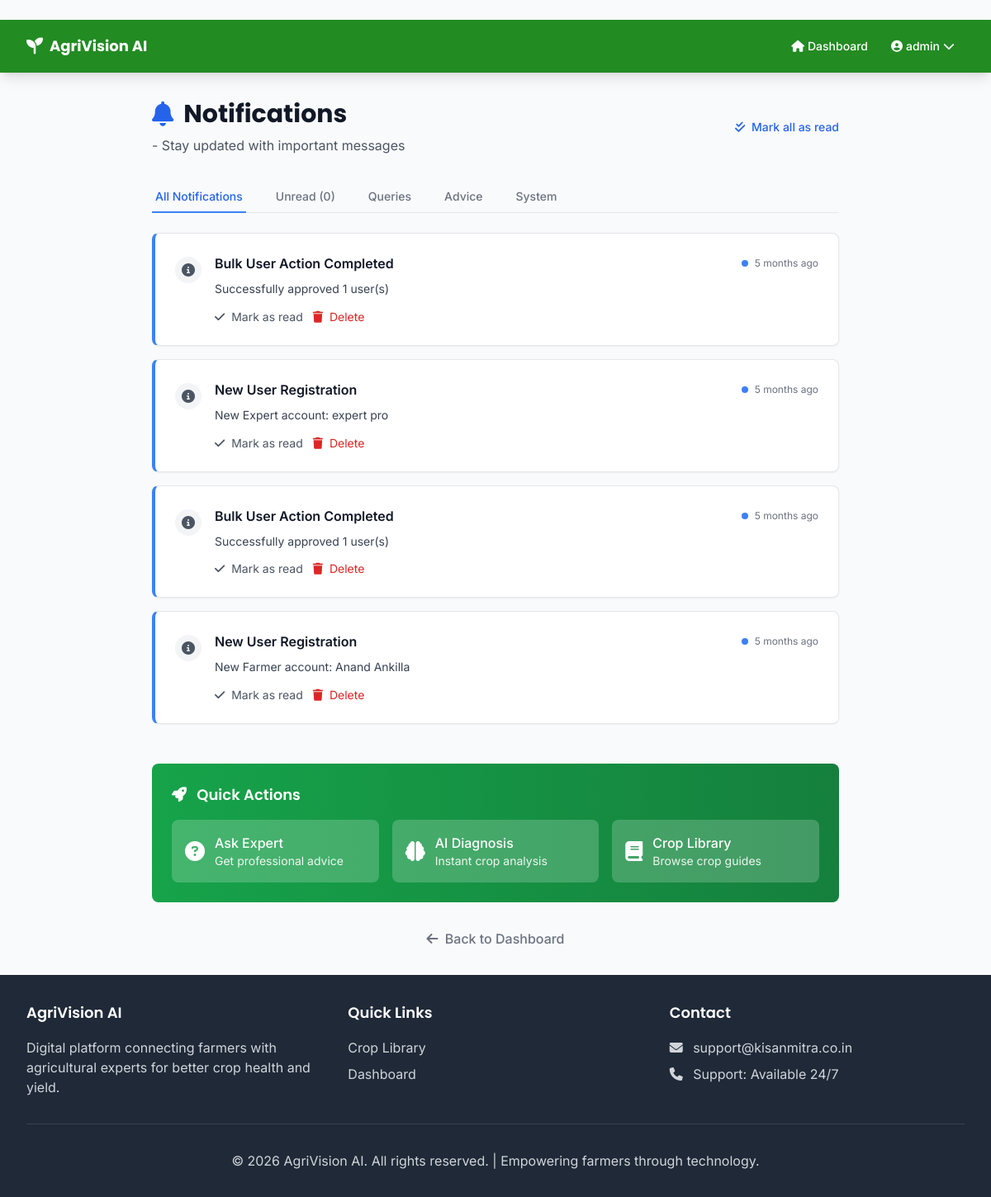
/notifications/ (signed in), run on the app's committed database.
### core/models.py (models this page shows, shortened)
class User(AbstractUser):
    USER_TYPE_CHOICES = [
        ('farmer', _('Farmer')),
        ('expert', _('Expert')),
        ('admin', _('Administrator')),
    ]
    user_type = models.CharField(
        max_length=10,
        choices=USER_TYPE_CHOICES,
        default='farmer',
        help_text=_('Type of user: Farmer, Expert, or Administrator')
    )
    phone_number = models.CharField(
        max_length=15,
        blank=True,
        null=True,
        help_text=_('Contact phone number')
    )
    address = models.TextField(
        blank=True,
        null=True,
        help_text=_('Physical address')
    )
    city = models.CharField(
        max_length=100,
        blank=True,
        null=True,
        help_text=_("City for weather forecast, e.g., Hyderabad")
    )
    badges = models.JSONField(
        default=list,
        blank=True,
        help_text=_('Badges earned by the user')
    )
    created_at = models.DateTimeField(auto_now_add=True)
    updated_at = models.DateTimeField(auto_now=True)
    @property
    def is_farmer(self):
        return self.user_type == 'farmer'
    @property
    def is_expert(self):
        return self.user_type == 'expert'

class Notification(models.Model):
    NOTIFICATION_TYPES = [
        ('advice_received', 'Advice Received'),
        ('query_answered', 'Query Answered'),
        ('account_activated', 'Account Activated'),
        ('new_query', 'New Query Available'),
    ]
    user = models.ForeignKey(
        User,
        on_delete=models.CASCADE,
        related_name='notifications',
        help_text='User to receive the notification'
    )
    notification_type = models.CharField(
        max_length=20,
        choices=NOTIFICATION_TYPES,
        help_text='Type of notification'
    )
    title = models.CharField(
        max_length=200,
        help_text='Notification title'
    )
    message = models.TextField(
        help_text='Notification message content'
    )
    is_read = models.BooleanField(
        default=False,
        help_text='Whether the notification has been read'
    )
    created_at = models.DateTimeField(auto_now_add=True)
    class Meta:
        ordering = ['-created_at']

### core/views.py (the view)
# urls.py: path('', views.NotificationListView.as_view(), name='notification_list'),
class NotificationListView(LoginRequiredMixin, ListView):
    model = Notification
    template_name = 'notifications/list.html'
    context_object_name = 'notifications'
    paginate_by = 20
    def get_queryset(self):
        return self.request.user.notifications.all()
    def get_context_data(self, **kwargs):
        context = super().get_context_data(**kwargs)
        context['page_title'] = 'Notifications - सूचनाएं'
        return context

### templates/notifications/list.html (shortened to what this page needs)
﻿{% extends 'base.html' %}
{% block content %}
<div class="max-w-4xl mx-auto px-4 sm:px-6 lg:px-8 py-8">
    <div class="mb-8">
        <div class="flex items-center justify-between">
            <div>
                <h1 class="font-heading font-bold text-3xl text-gray-900 flex items-center">
                    <i class="fas fa-bell mr-3 text-blue-600"></i>
                    Notifications
                </h1>
                <p class="text-gray-600 mt-2"> - Stay updated with important messages</p>
            </div>
            <div class="flex items-center space-x-4">
                <button onclick="markAllAsRead()"
                        class="text-blue-600 hover:text-blue-700 font-medium text-sm">
                    <i class="fas fa-check-double mr-1"></i>
                    Mark all as read
                </button>
            </div>
        </div>
    </div>
    <div class="mb-6">
        <div class="border-b border-gray-200">
            <nav class="-mb-px flex space-x-8">
                <button onclick="filterNotifications('all')"
                        class="filter-tab active border-b-2 border-blue-500 text-blue-600 py-2 px-1 text-sm font-medium">
                    All Notifications
                </button>
                <button onclick="filterNotifications('unread')"
                        class="filter-tab border-b-2 border-transparent text-gray-500 hover:text-gray-700 hover:border-gray-300 py-2 px-1 text-sm font-medium">
                    Unread ({{ notifications.unread|length|default:0 }})
                </button>
                <button onclick="filterNotifications('query')"
                        class="filter-tab border-b-2 border-transparent text-gray-500 hover:text-gray-700 hover:border-gray-300 py-2 px-1 text-sm font-medium">
                    Queries
                </button>
                <button onclick="filterNotifications('advice')"
                        class="filter-tab border-b-2 border-transparent text-gray-500 hover:text-gray-700 hover:border-gray-300 py-2 px-1 text-sm font-medium">
                    Advice
                </button>
                <button onclick="filterNotifications('system')"
                        class="filter-tab border-b-2 border-transparent text-gray-500 hover:text-gray-700 hover:border-gray-300 py-2 px-1 text-sm font-medium">
                    System
                </button>
            </nav>
        </div>
    </div>
    {% if notifications %}
        <div class="space-y-4" id="notifications-list">
            {% for notification in notifications %}
                <div class="notification-item bg-white rounded-lg shadow-sm border {% if not notification.is_read %}border-l-4 border-l-blue-500 bg-blue-50{% else %}border-gray-200{% endif %} overflow-hidden"
                     data-type="{{ notification.notification_type }}"
                     data-read="{{ notification.is_read|yesno:'true,false' }}">
                    <div class="p-6">
                        <div class="flex items-start justify-between">
                            <div class="flex items-start space-x-4 flex-1">
                                <div class="flex-shrink-0 mt-1">
                                    {% if notification.notification_type == 'query_response' %}
                                        <div class="bg-green-100 rounded-full p-2">
                                            <i class="fas fa-reply text-green-600"></i>
                                        </div>
                                    {% elif notification.notification_type == 'new_query' %}
                                        <div class="bg-blue-100 rounded-full p-2">
                                            <i class="fas fa-question-circle text-blue-600"></i>
                                        </div>
                                    {% elif notification.notification_type == 'system' %}
                                        <div class="bg-purple-100 rounded-full p-2">
                                            <i class="fas fa-cog text-purple-600"></i>
                                        </div>
                                    {% elif notification.notification_type == 'ai_diagnosis' %}
                                        <div class="bg-amber-100 rounded-full p-2">
                                            <i class="fas fa-brain text-amber-600"></i>
                                        </div>
                                    {% else %}
                                        <div class="bg-gray-100 rounded-full p-2">
                                            <i class="fas fa-info-circle text-gray-600"></i>
                                        </div>
                                    {% endif %}
                                </div>
                                <div class="flex-1 min-w-0">
                                    <div class="flex items-center justify-between mb-2">
                                        <h3 class="font-semibold text-gray-900 {% if not notification.is_read %}font-bold{% endif %}">
                                            {{ notification.title }}
                                        </h3>
                                        <div class="flex items-center space-x-2">
                                            {% if not notification.is_read %}
                                                <span class="w-2 h-2 bg-blue-500 rounded-full"></span>
                                            {% endif %}
                                            <span class="text-xs text-gray-500">
                                                {{ notification.created_at|timesince }} ago
                                            </span>
                                        </div>
                                    </div>
                                    <p class="text-gray-700 text-sm leading-relaxed mb-3">
                                        {{ notification.message }}
                                    </p>
                                    <div class="flex items-center space-x-3">
                                        {% if not notification.is_read %}
                                            <button onclick="markAsRead({{ notification.id }})"
                                                    class="text-gray-600 hover:text-gray-700 text-sm">
                                                <i class="fas fa-check mr-1"></i>
                                                Mark as read
                                            </button>
                                        {% endif %}
                                        <button onclick="deleteNotification({{ notification.id }})"
                                                class="text-red-600 hover:text-red-700 text-sm">
                                            <i class="fas fa-trash mr-1"></i>
                                            Delete
                                        </button>
                                    </div>
                                </div>
                            </div>
                        </div>
                    </div>
                </div>
            {% endfor %}
        </div>
    {% endif %}
    <div class="mt-12 bg-gradient-to-r from-green-600 to-green-700 rounded-lg p-6 text-white">
        <h3 class="font-heading font-semibold text-lg mb-4">
            <i class="fas fa-rocket mr-2"></i>
            Quick Actions
        </h3>
        <div class="grid grid-cols-1 md:grid-cols-3 gap-4">
            <a href="{% url 'core:create_query' %}"
               class="bg-white bg-opacity-20 rounded-lg p-4 hover:bg-opacity-30 transition duration-300">
                <div class="flex items-center">
                    <i class="fas fa-question-circle text-2xl mr-3"></i>
                    <div>
                        <h4 class="font-medium">Ask Expert</h4>
                        <p class="text-sm opacity-90">Get professional advice</p>
                    </div>
                </div>
            </a>
            <a href="{% url 'core:ai_diagnose' %}"
               class="bg-white bg-opacity-20 rounded-lg p-4 hover:bg-opacity-30 transition duration-300">
                <div class="flex items-center">
                    <i class="fas fa-brain text-2xl mr-3"></i>
                    <div>
                        <h4 class="font-medium">AI Diagnosis</h4>
                        <p class="text-sm opacity-90">Instant crop analysis</p>
                    </div>
                </div>
            </a>
            <a href="{% url 'core:crop_library' %}"
               class="bg-white bg-opacity-20 rounded-lg p-4 hover:bg-opacity-30 transition duration-300">
                <div class="flex items-center">
                    <i class="fas fa-book text-2xl mr-3"></i>
                    <div>
                        <h4 class="font-medium">Crop Library</h4>
                        <p class="text-sm opacity-90">Browse crop guides</p>
                    </div>
                </div>
            </a>
        </div>
    </div>
    <div class="mt-8 text-center">
        <a href="{% url 'core:dashboard' %}"
           class="text-gray-500 hover:text-gray-700 font-medium">
            <i class="fas fa-arrow-left mr-1"></i>
            Back to Dashboard
        </a>
    </div>
</div>
{% endblock %}

### templates/base.html (shortened to what this page needs)
{% load i18n %}
<!DOCTYPE html>
<html lang="en">
<head>
    <script src="https://cdn.tailwindcss.com"></script>
    <link rel="stylesheet" href="https://cdnjs.cloudflare.com/ajax/libs/font-awesome/6.4.0/css/all.min.css">
</head>
<body class="font-body bg-gray-50 min-h-screen">
    {% if user.is_authenticated %}
        <nav class="bg-kisan-green shadow-lg">
            <div class="max-w-7xl mx-auto px-4 sm:px-6 lg:px-8">
                <div class="flex justify-between h-16">
                    <div class="flex items-center min-w-0 flex-1">
                        <div class="flex-shrink-0 flex items-center">
                            <i class="fas fa-seedling text-white text-xl mr-2"></i>
                            <span class="font-heading font-bold text-white text-lg whitespace-nowrap">
                                {% if user.is_farmer %}
                                    Farmer Portal
                                {% elif user.is_expert %}
                                    Expert Center
                                {% else %}
                                    AgriVision AI
                                {% endif %}
                            </span>
                        </div>
                    </div>
                    <div class="hidden lg:flex items-center space-x-1">
                        <a href="{% url 'core:dashboard' %}" class="text-white hover:text-kisan-wheat px-3 py-2 rounded-md text-sm font-medium">
                            <i class="fas fa-home mr-1"></i>{% trans "Dashboard" %}
                        </a>
                        <div class="relative group">
                            <button class="text-white hover:text-kisan-wheat px-3 py-2 rounded-md text-sm font-medium flex items-center">
                                <i class="fas fa-user-circle mr-1"></i>
                                {{ user.first_name|default:user.username|truncatechars:8 }}
                                <i class="fas fa-chevron-down ml-1"></i>
                            </button>
                        </div>
                    </div>
                </div>
            </div>
        </nav>
    {% endif %}
    <main>
        {% block content %}{% endblock %}
    </main>
    <footer class="bg-gray-800 text-white py-8 mt-auto">
        <div class="max-w-7xl mx-auto px-4 sm:px-6 lg:px-8">
            <div class="grid grid-cols-1 md:grid-cols-3 gap-8">
                <div>
                    <h3 class="font-heading font-semibold text-lg mb-4">{% trans "AgriVision AI" %}</h3>
                    <p class="text-gray-300">{% trans "Digital platform connecting farmers with agricultural experts for better crop health and yield." %}</p>
                </div>
                <div>
                    <h3 class="font-heading font-semibold text-lg mb-4">{% trans "Quick Links" %}</h3>
                    <ul class="space-y-2 text-gray-300">
                        <li><a href="{% url 'core:crop_library' %}" class="hover:text-white">{% trans "Crop Library" %}</a></li>
                        {% if user.is_authenticated %}
                            <li><a href="{% url 'core:dashboard' %}" class="hover:text-white">{% trans "Dashboard" %}</a></li>
                        {% else %}
                            <li><a href="{% url 'core:login' %}" class="hover:text-white">{% trans "Login" %}</a></li>
                            <li><a href="{% url 'core:signup' %}" class="hover:text-white">{% trans "Register" %}</a></li>
                        {% endif %}
                    </ul>
                </div>
                <div>
                    <h3 class="font-heading font-semibold text-lg mb-4">{% trans "Contact" %}</h3>
                    <p class="text-gray-300">
                        <i class="fas fa-envelope mr-2"></i>
                        support@kisanmitra.co.in
                    </p>
                    <p class="text-gray-300 mt-2">
                        <i class="fas fa-phone mr-2"></i>
                        {% trans "Support: Available 24/7" %}
                    </p>
                </div>
            </div>
            <div class="border-t border-gray-700 mt-8 pt-8 text-center text-gray-300">
                <p>&copy; 2026 {% trans "AgriVision AI. All rights reserved. | Empowering farmers through technology." %}</p>
            </div>
        </div>
    </footer>
</body>
</html>

### data on the page
User: first_name "admin"
Notification: title "Bulk User Action Completed", is_read False (drawn), created_at "5 months", message "Successfully approved 1 user(s)"
Notification: title "New User Registration", is_read False (drawn), created_at "5 months", message "New Expert account: expert pro"
Notification: title "Bulk User Action Completed", is_read False (drawn), created_at "5 months", message "Successfully approved 1 user(s)"
Notification: title "New User Registration", is_read False (drawn), created_at "5 months", message "New Farmer account: Anand Ankilla"

### other printed values
{{ notifications.unread|length|default:0 }} "0"
